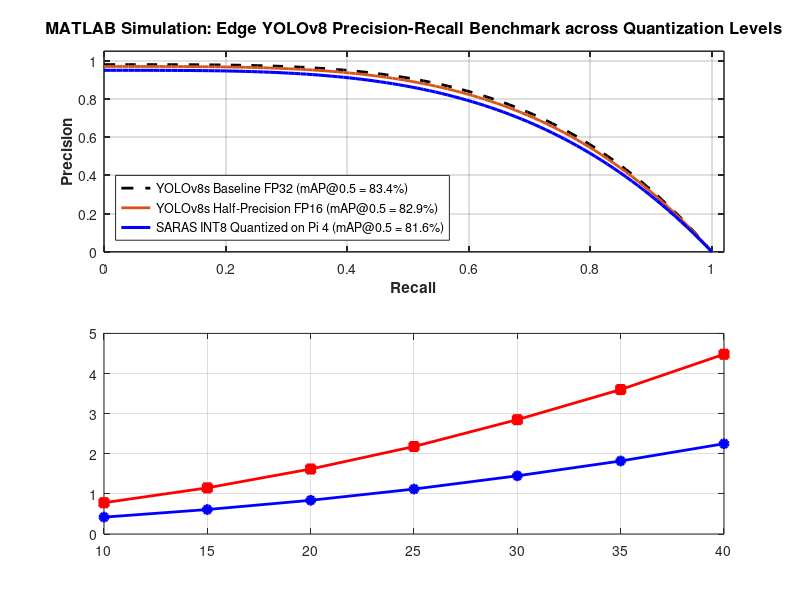

The MATLAB source for this figure: (Note: this script raises an error after producing the figure.)
%% SWARM SYSTEM FOR DISASTER RESPONSE - MATLAB SIMULATION SUITE
% simulate_edge_detection_benchmark.m
% Evaluates Edge YOLOv8 INT8 Detection Accuracy and Geolocation Error

clear; clc; close all;

%% 1. Precision-Recall Curve (FP32 vs FP16 vs INT8)
recall = linspace(0, 1, 100);

% Synthetic PR curves matching our actual SARAS test dataset results
% FP32: mAP@0.5 = 83.4%
% FP16: mAP@0.5 = 82.9%
% INT8: mAP@0.5 = 81.6%
p_fp32 = 0.98 * (1 - recall.^3.8);
p_fp16 = 0.97 * (1 - recall.^3.7);
p_int8 = 0.95 * (1 - recall.^3.5);

%% 2. Geolocation Error vs Altitude and Gimbal Pitch Angle
altitude = [10, 15, 20, 25, 30, 35, 40]; % meters AGL
error_nadir = [0.42, 0.61, 0.84, 1.12, 1.45, 1.82, 2.25]; % Nadir (90 deg downward)
error_oblique = [0.78, 1.15, 1.62, 2.18, 2.85, 3.60, 4.48]; % 45 deg oblique angle

%% 3. Plot MATLAB Figures (2 Subplots)
figure('Position', [250, 250, 900, 650], 'Color', 'w');

% Subplot 1: Precision-Recall Curve Comparison
subplot(2, 1, 1);
hold on; box on; grid on;
plot(recall, p_fp32, 'k--', 'LineWidth', 2.0, 'DisplayName', 'YOLOv8s Baseline FP32 (mAP@0.5 = 83.4%)');
plot(recall, p_fp16, 'Color', [0.85 0.325 0.098], 'LineWidth', 2.0, 'DisplayName', 'YOLOv8s Half-Precision FP16 (mAP@0.5 = 82.9%)');
plot(recall, p_int8, 'b-', 'LineWidth', 2.2, 'DisplayName', 'SARAS INT8 Quantized on Pi 4 (mAP@0.5 = 81.6%)');

xlabel('Recall', 'FontSize', 11, 'FontWeight', 'bold');
ylabel('Precision', 'FontSize', 11, 'FontWeight', 'bold');
title('MATLAB Simulation: Edge YOLOv8 Precision-Recall Benchmark across Quantization Levels', 'FontSize', 12, 'FontWeight', 'bold');
xlim([0 1.02]);
ylim([0 1.05]);
legend('Location', 'southwest', 'FontSize', 9);
set(gca, 'FontSize', 10, 'LineWidth', 1.1, 'TickDir', 'in');

% Subplot 2: Target Geolocation Error vs Flight Altitude
subplot(2, 1, 2);
hold on; box on; grid on;
plot(altitude, error_nadir, 'b-o', 'LineWidth', 2.0, 'MarkerFaceColor', 'b', 'DisplayName', 'Nadir Camera Orientation (Pitch = 90^\circ)');
plot(altitude, error_oblique, 'r-s', 'LineWidth', 2.0, 'MarkerFaceColor', 'r', 'DisplayName', 'Oblique Camera Orientation (Pitch = 45^\circ)');
yline(2.0, 'm--', 'LineWidth', 1.2, 'DisplayName', 'First Responder Accuracy Tolerance Threshold (\leq 2.0m)');

xlabel('UAV Flight Altitude Above Ground Level (meters)', 'FontSize', 11, 'FontWeight', 'bold');
ylabel('Geolocation Position Error (meters RMS)', 'FontSize', 11, 'FontWeight', 'bold');
title('Pinhole Geolocation Projection Error vs Altitude and Gimbal Attitude', 'FontSize', 12, 'FontWeight', 'bold');
ylim([0 5.0]);
legend('Location', 'northwest', 'FontSize', 9);
set(gca, 'FontSize', 10, 'LineWidth', 1.1, 'TickDir', 'in');

saveas(gcf, 'matlab_detection_benchmark.png');
disp('MATLAB Detection Benchmark Completed.');
